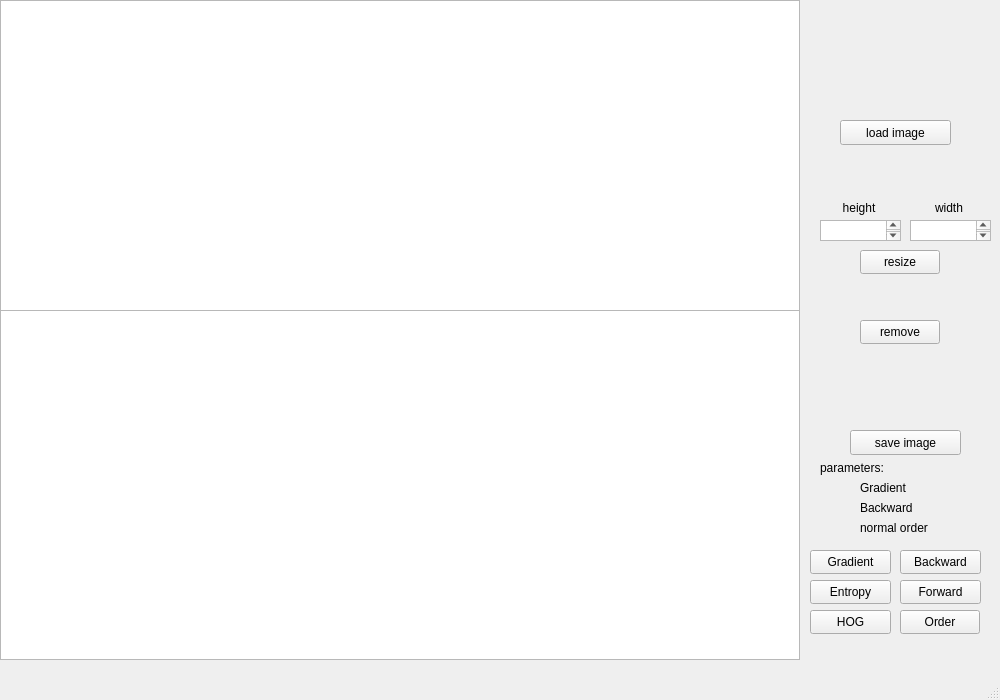
<?xml version="1.0" encoding="UTF-8"?>
<ui version="4.0">
 <class>MainWindow</class>
 <widget class="QMainWindow" name="MainWindow">
  <property name="geometry">
   <rect>
    <x>0</x>
    <y>0</y>
    <width>1000</width>
    <height>700</height>
   </rect>
  </property>
  <property name="windowTitle">
   <string>MainWindow</string>
  </property>
  <widget class="QWidget" name="centralwidget">
   <widget class="QPushButton" name="pushButton_2">
    <property name="geometry">
     <rect>
      <x>840</x>
      <y>120</y>
      <width>111</width>
      <height>25</height>
     </rect>
    </property>
    <property name="text">
     <string>load image</string>
    </property>
   </widget>
   <widget class="QGraphicsView" name="graphicsView">
    <property name="geometry">
     <rect>
      <x>0</x>
      <y>0</y>
      <width>800</width>
      <height>350</height>
     </rect>
    </property>
   </widget>
   <widget class="QLabel" name="in_size_label">
    <property name="geometry">
     <rect>
      <x>825</x>
      <y>160</y>
      <width>141</width>
      <height>16</height>
     </rect>
    </property>
    <property name="text">
     <string/>
    </property>
    <property name="alignment">
     <set>Qt::AlignCenter</set>
    </property>
   </widget>
   <widget class="QTextEdit" name="height">
    <property name="geometry">
     <rect>
      <x>820</x>
      <y>220</y>
      <width>81</width>
      <height>21</height>
     </rect>
    </property>
   </widget>
   <widget class="QLabel" name="label">
    <property name="geometry">
     <rect>
      <x>830</x>
      <y>200</y>
      <width>58</width>
      <height>16</height>
     </rect>
    </property>
    <property name="text">
     <string>height</string>
    </property>
    <property name="alignment">
     <set>Qt::AlignCenter</set>
    </property>
   </widget>
   <widget class="QTextEdit" name="width">
    <property name="geometry">
     <rect>
      <x>910</x>
      <y>220</y>
      <width>81</width>
      <height>21</height>
     </rect>
    </property>
   </widget>
   <widget class="QLabel" name="label_2">
    <property name="geometry">
     <rect>
      <x>920</x>
      <y>200</y>
      <width>58</width>
      <height>16</height>
     </rect>
    </property>
    <property name="text">
     <string>width</string>
    </property>
    <property name="alignment">
     <set>Qt::AlignCenter</set>
    </property>
   </widget>
   <widget class="QPushButton" name="resize_button">
    <property name="geometry">
     <rect>
      <x>860</x>
      <y>250</y>
      <width>80</width>
      <height>24</height>
     </rect>
    </property>
    <property name="text">
     <string>resize</string>
    </property>
   </widget>
   <widget class="QGraphicsView" name="img_out_view">
    <property name="geometry">
     <rect>
      <x>0</x>
      <y>310</y>
      <width>800</width>
      <height>350</height>
     </rect>
    </property>
   </widget>
   <widget class="QPushButton" name="pushButton_3">
    <property name="geometry">
     <rect>
      <x>850</x>
      <y>430</y>
      <width>111</width>
      <height>25</height>
     </rect>
    </property>
    <property name="text">
     <string>save image</string>
    </property>
   </widget>
   <widget class="QLabel" name="out_size_label">
    <property name="geometry">
     <rect>
      <x>840</x>
      <y>400</y>
      <width>141</width>
      <height>16</height>
     </rect>
    </property>
    <property name="text">
     <string/>
    </property>
    <property name="alignment">
     <set>Qt::AlignCenter</set>
    </property>
   </widget>
   <widget class="QLabel" name="label_3">
    <property name="geometry">
     <rect>
      <x>820</x>
      <y>460</y>
      <width>81</width>
      <height>16</height>
     </rect>
    </property>
    <property name="text">
     <string>parameters:</string>
    </property>
   </widget>
   <widget class="QLabel" name="energy_function">
    <property name="geometry">
     <rect>
      <x>860</x>
      <y>480</y>
      <width>58</width>
      <height>16</height>
     </rect>
    </property>
    <property name="text">
     <string>Gradient</string>
    </property>
   </widget>
   <widget class="QLabel" name="is_forward">
    <property name="geometry">
     <rect>
      <x>860</x>
      <y>500</y>
      <width>61</width>
      <height>16</height>
     </rect>
    </property>
    <property name="text">
     <string>Backward</string>
    </property>
   </widget>
   <widget class="QPushButton" name="gradient_button">
    <property name="geometry">
     <rect>
      <x>810</x>
      <y>550</y>
      <width>81</width>
      <height>24</height>
     </rect>
    </property>
    <property name="text">
     <string>Gradient</string>
    </property>
   </widget>
   <widget class="QPushButton" name="entropy_button">
    <property name="geometry">
     <rect>
      <x>810</x>
      <y>580</y>
      <width>81</width>
      <height>24</height>
     </rect>
    </property>
    <property name="text">
     <string>Entropy</string>
    </property>
   </widget>
   <widget class="QPushButton" name="HOG_button">
    <property name="geometry">
     <rect>
      <x>810</x>
      <y>610</y>
      <width>81</width>
      <height>24</height>
     </rect>
    </property>
    <property name="text">
     <string>HOG</string>
    </property>
   </widget>
   <widget class="QPushButton" name="backward_button">
    <property name="geometry">
     <rect>
      <x>900</x>
      <y>550</y>
      <width>81</width>
      <height>24</height>
     </rect>
    </property>
    <property name="text">
     <string>Backward</string>
    </property>
   </widget>
   <widget class="QPushButton" name="Forward_button">
    <property name="geometry">
     <rect>
      <x>900</x>
      <y>580</y>
      <width>81</width>
      <height>24</height>
     </rect>
    </property>
    <property name="text">
     <string>Forward</string>
    </property>
   </widget>
   <widget class="QPushButton" name="pushButton">
    <property name="geometry">
     <rect>
      <x>860</x>
      <y>320</y>
      <width>80</width>
      <height>24</height>
     </rect>
    </property>
    <property name="text">
     <string>remove</string>
    </property>
   </widget>
   <widget class="QLabel" name="order_label">
    <property name="geometry">
     <rect>
      <x>860</x>
      <y>520</y>
      <width>101</width>
      <height>16</height>
     </rect>
    </property>
    <property name="text">
     <string>normal order</string>
    </property>
   </widget>
   <widget class="QPushButton" name="pushButton_4">
    <property name="geometry">
     <rect>
      <x>900</x>
      <y>610</y>
      <width>80</width>
      <height>24</height>
     </rect>
    </property>
    <property name="text">
     <string>Order</string>
    </property>
   </widget>
  </widget>
  <widget class="QMenuBar" name="menubar">
   <property name="geometry">
    <rect>
     <x>0</x>
     <y>0</y>
     <width>1000</width>
     <height>22</height>
    </rect>
   </property>
  </widget>
  <widget class="QStatusBar" name="statusbar"/>
 </widget>
 <resources/>
 <connections/>
</ui>
